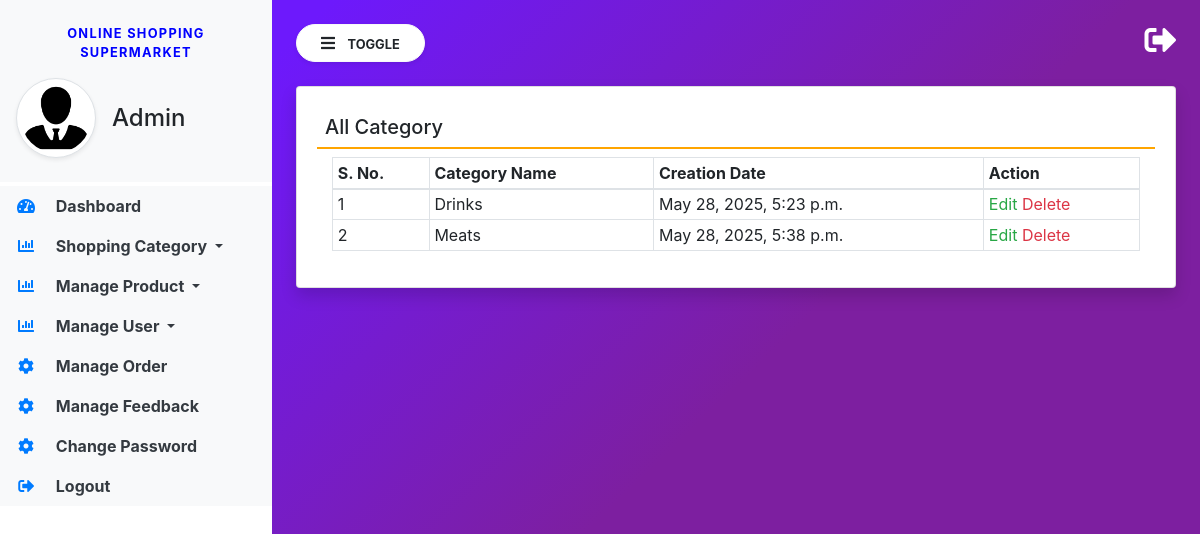
The page /view-category/ on the database its author committed.
### groceryapp/models.py (models this page shows, shortened)
class Category(models.Model):
    name = models.CharField(max_length=100, null=True, blank=True)
    created = models.DateTimeField(auto_now_add=True)

### groceryapp/views.py (the view)
# urls.py: path('view-category/', view_category, name="view_category"),
def view_category(request):
    category = Category.objects.all()
    return render(request, 'view_category.html', locals())

### groceryapp/templates/view_category.html
{% extends 'admin_base.html' %}
{% block main  %}
<div class="card shadow">
    <div class="card-body">
        <h5 class="p-2" style="border-bottom: 2px solid orange;">All Category</h5>
        <div class="container-fluid">
            <table class="table table-bordered table-sm" id="example">
                <thead>
                <tr>
                    <th>S. No.</th>
                    <th>Category Name</th>
                    <th>Creation Date</th>
                    <th>Action</th>
                </tr>
                </thead>
                <tbody>
                {% for i in category %}
                <tr>
                    <td>{{forloop.counter}}</td>
                    <td>{{i.name}}</td>
                    <td>{{i.created}}</td>
                    <td>
                        <a href="{% url 'edit_category' i.id %}" class="text-success">Edit</a>
                        <a href="/delete-category/{{i.id}}/" class="text-danger"
                           onclick="return confirm('Are You Sure?')">Delete</a></td>
                </tr>
                {% endfor %}
                </tbody>
            </table>
        </div>
    </div>
</div>
{% endblock %}

### groceryapp/static/css/sidebar.css (style rules this page uses)
body { background-image : linear-gradient(135.9deg,rgba(109,25,252,1) 16.4%,rgba(125,31,160,1) 56.1%); min-height:100vh; }

### rows shown on the page
Category: name "Drinks", created "May 28, 2025, 5:23 p.m."
Category: name "Meats", created "May 28, 2025, 5:38 p.m."
